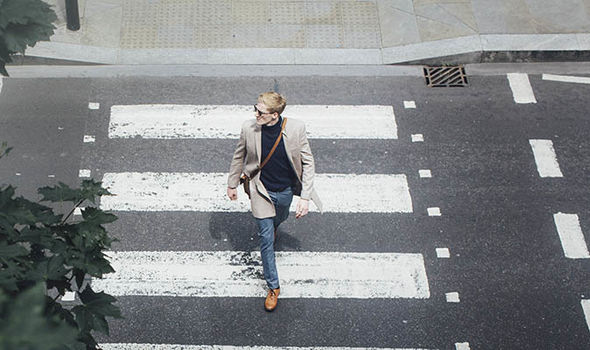
#> input picture img1.jpg, 590 x 350 px
$ python pedest5.py
#> lines starting #> are read from the running program, lines starting #| are printed output that depends on the picture; after the words box and inside, x2 and y2 are one past the last pixel; in counts of white or black regions, pixels touching at a corner belong together
#pip3 install imutils
import cv2
import imutils
from gtts import gTTS
import os

# Initializing the HOG person
# detector
hog = cv2.HOGDescriptor()
hog.setSVMDetector(cv2.HOGDescriptor_getDefaultPeopleDetector())

# Reading the Image
imgval = input("Enter image file name to be analyzed: ")
#> the answer given: img1.jpg
image = cv2.imread(imgval)
#> image is the input picture: shape (350, 590, 3); mean B, G, R 135.9, 134, 131.3

# Resizing the Image
image = imutils.resize(image,
					width=min(400, image.shape[1]))
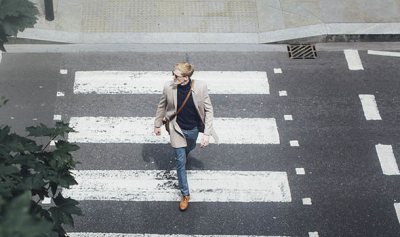
#> image: shape (237, 400, 3); mean B, G, R 135.9, 134, 131.3

# Detecting all the regions in the
# Image that has a pedestrians inside it
(regions, _) = hog.detectMultiScale(image,
									winStride=(4, 4),
									padding=(4, 4),
									scale=1.05)
#> regions = [[139, 38, 91, 182]]
len1 = (len(regions))
#> len1 = 1
# Drawing the regions in the Image
for (x, y, w, h) in regions:
	cv2.rectangle(image, (x, y),
				(x + w, y + h),
				(0, 0, 255), 2)
#> this loop made 1 pass
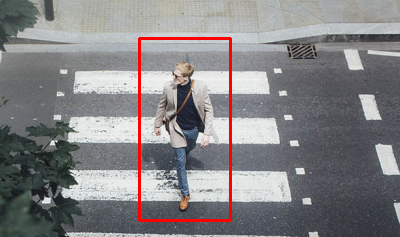
#> image: shape (237, 400, 3); 1.72% of pixels changed, all inside (x1, y1, x2, y2) = (138, 37, 232, 222)

# Showing the output Image
cv2.imshow("Image", image)
cv2.waitKey(1000)

cv2.destroyAllWindows()
print('No.of people identified:',len1)
#| No.of people identified: 1
mytext = str(len1) + 'people are identified'
#> mytext = '1people are identified'
language = 'en'
myobj = gTTS(text=mytext, lang=language, slow=False)
myobj.save("more.mp3")
os.system("start more.mp3")
